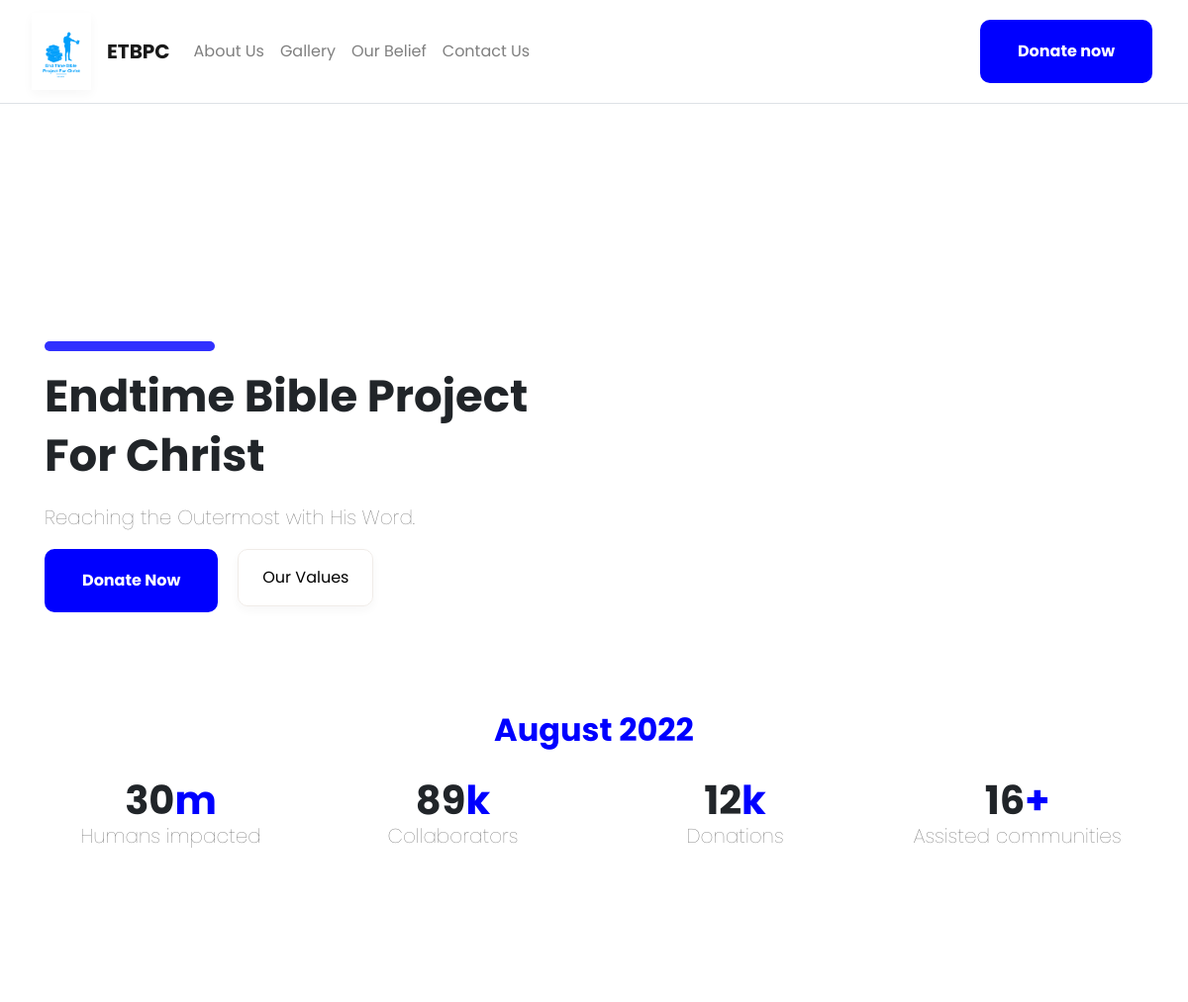
Before: / (upper part) with the older database file.
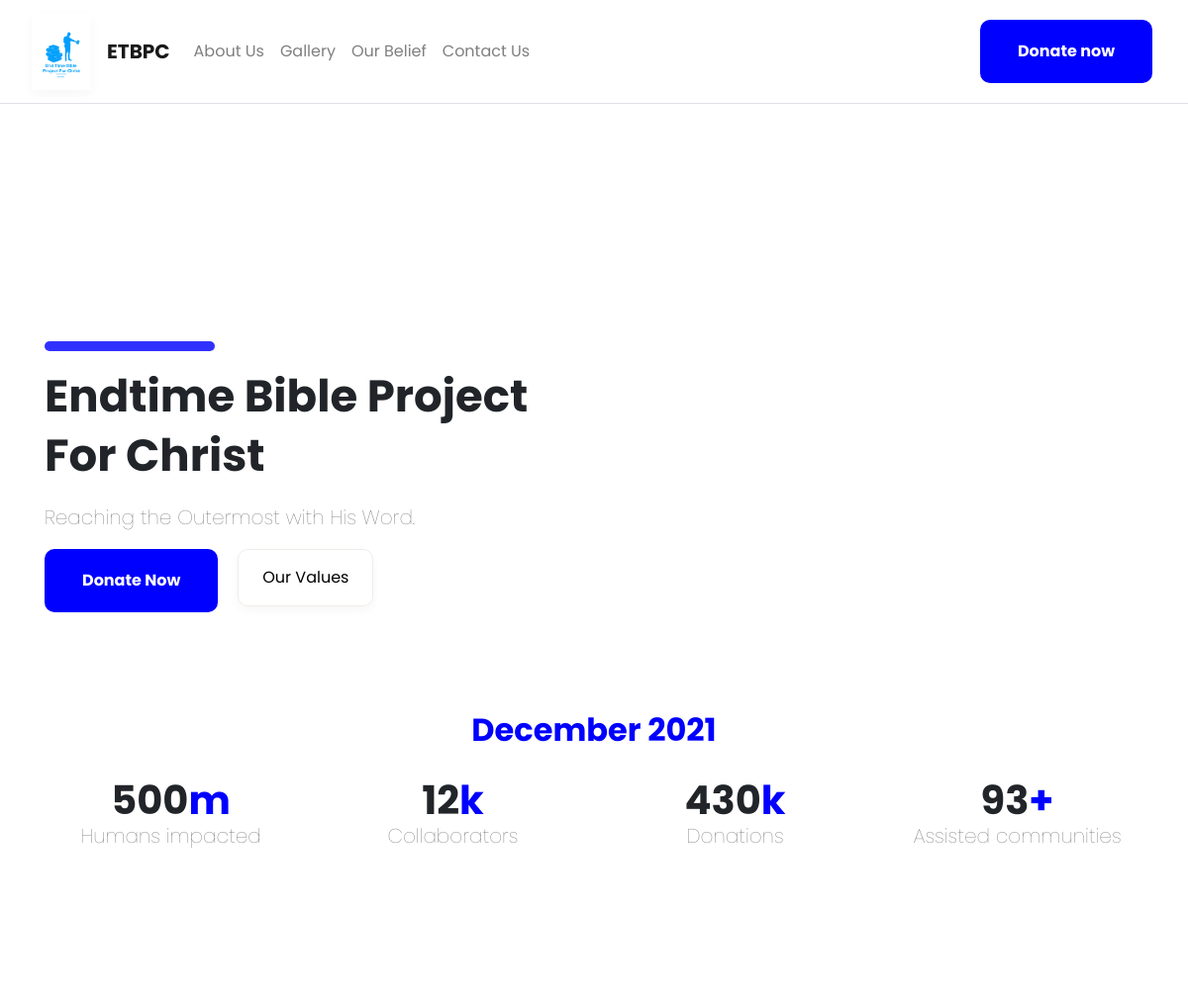
After: the same page with the newer database file.
### app.py (models this page shows)
class Update(db.Model):
    tablename = ['Update']
    id = db.Column(db.Integer, primary_key=True)
    field1 = db.Column(db.String)
    field2 = db.Column(db.String)
    field3 = db.Column(db.String)
    field4 = db.Column(db.String)
    date = db.Column(db.String)
    date_created = db.Column(db.DateTime, default=datetime.utcnow)
    def __repr__(self):
        return f"Scripture('{self.id}', '{self.date}')"

### app.py (the view)
@app.route('/',methods=['GET','POST'])
def home():
    scripture = Scripture.query.order_by(Scripture.id.desc()).first()
    update = Update.query.order_by(Update.id.desc()).first()
    print(scripture)
    print(update)
    return render_template('index.html', scripture=scripture, update=update)

### app.py (called while the page is built)
    def __repr__(self):
        return f"Scripture('{self.id}', '{self.title}')"

### templates/index.html (shortened to what this page needs)
    {% extends "layout.html" %}
    {% block body %}
    <section>
        <div class="container">
            <div class="row">
                <div class="col-md-6">
                    <hr class="header-line" >
                    <h3 data-aos="fade-in" data-aos-easing="ease-in" data-aos-duration="500" class="heading" style="font-family: 'Poppins', sans-serif;">Endtime Bible Project For Christ</h3>
                    <h6 data-aos="fade-in" data-aos-easing="ease-in" data-aos-duration="700" data-aos-delay="200" class="support-text">
                        Reaching the Outermost with His Word.
                    </h6>
                    <div class="buttonRow">
                        <a href="{{url_for("donate")}}">
                            <button data-aos="fade-up" data-aos-easing="ease-in" data-aos-duration="500" class="primaryButton">Donate Now</button>
                        </a>
                        <a href="{{url_for('statement')}}">
                            <button data-aos="fade-up" data-aos-easing="ease-in" data-aos-duration="500" data-aos-delay="50" class="secondaryButton">Our Values</button>
                        </a>
                    </div>
                </div>
                <div class="col-md-6">
                </div>
            </div>
        </div>
    </section>
    <section style="margin-top: 100px; padding-bottom: 100px;">
        <div class="container">
        <h2 class="small-heading" style="text-align: center; font-weight: bold; color: blue;">{{update.date}}</h2>
            <div class="row">
                <div class="col-md-3 dataCard" data-aos="fade-up" data-aos-easing="ease-in" data-aos-duration="500">
                    <h1 class="support-row-header">{{update.field1}}<span class="support-row-span">m</span></h1>
                    <h6 class="support">Humans impacted</h6>
                </div>
                <div class="col-md-3 dataCard" data-aos="fade-up" data-aos-easing="ease-in" data-aos-duration="500" data-aos-delay="100">
                    <h1 class="support-row-header">{{update.field2}}<span class="support-row-span">k</span></h1>
                    <h6 class="support">Collaborators</h6>
                </div>
                <div class="col-md-3 dataCard" data-aos="fade-up" data-aos-easing="ease-in" data-aos-duration="500" data-aos-delay="200">
                    <h1 class="support-row-header">{{update.field3}}<span class="support-row-span">k</span></h1>
                    <h6 class="support">Donations</h6>
                </div>
                <div class="col-md-3 dataCard" data-aos="fade-up" data-aos-easing="ease-in" data-aos-duration="500" data-aos-delay="300">
                    <h1 class="support-row-header">{{update.field4}}<span class="support-row-span">+</span></h1>
                    <h6 class="support">Assisted communities</h6>
                </div>
            </div>
        </div>
    </section>
{% endblock %}

### templates/layout.html (shortened to what this page needs)
<!doctype html>
<html lang="en">
  <head>
    <link rel="stylesheet" href="../static/css/style.css">
<link rel="stylesheet" href="https://unpkg.com/aos@next/dist/aos.css" />
    <link rel="stylesheet" href="https://maxcdn.bootstrapcdn.com/bootstrap/4.0.0/css/bootstrap.min.css">
  </head>
  <body class="body">
    <nav class="border-bottom navbar navbar-expand-lg navbar-light sticky-top navbar-fixed-top bg-white" >
        <a class="navbar-brand" href="{{ url_for('home') }}">
          <div style="display: flex; align-items: center;">
            <img src="../static/img/bluelogo.png" style="width: 5vw;" alt="">
            <h6 class="header" style="margin: 0; font-weight: bold; ">
              ETBPC</a>
      <div class="collapse navbar-collapse" id="navbarSupportedContent">
        <ul class="navbar-nav py-3 mr-auto">
          <li class="nav-item">
            <a class="nav-link" href="{{url_for("about")}}">About Us <span class="sr-only">(current)</span></a>
          </li>
          <li class="nav-item">
            <a class="nav-link" href="{{url_for("gallery")}}">Gallery <span class="sr-only">(current)</span></a>
        </li>
          <li class="nav-item">
            <a class="nav-link" href="{{url_for("statement")}}">Our Belief <span class="sr-only">(current)</span></a>
        </li>
        <li class="nav-item">
            <a class="nav-link" href="#contact">Contact Us <span class="sr-only">(current)</span></a>
        </li>
        </ul>
        <a href="{{url_for("donate")}}">
            <button class="primaryButton" type="submit">Donate now</button>
        </a>
      </div>
    </nav>
    {%block body %}
    {% endblock %}
  </body>
</html>

### static/css/style.css (style rules this page uses)
html { font-family: 'Poppins', sans-serif; scroll-behavior: smooth; }
h4,h6 { margin: 0; }
.body { font-family: 'Poppins', sans-serif; }
.primaryButton { background-color: blue; padding: 20px 38px; color: white; border: none; font-weight: bold; border-radius: 10px; margin-right: 20px; }
.secondaryButton { background-color: transparent; padding: 16px 24px; color: black; border: 1px solid #f0ece8; border-radius: 10px; box-shadow: 0 4px 10px 0 rgba(43, 43, 43, 0.04); }
img { box-shadow: 0 4px 10px 0 rgba(43, 43, 43, 0.04); }
.dataCard { text-align: center; margin: 20px auto; }
.heading { font-size: 45px; font-family: Georgia, 'Times New Roman', Times, serif; font-weight: bolder; line-height: 1.333em; }
.header-line { width: 30%; text-align: left; margin-top: 30vh; margin-left: 0; line-height: 1.583em; background-color: rgba(0, 0, 255, 0.559); border: 5px solid rgba(0, 0, 255, 0.559); border-radius: 20px; }
.support-text { font-family: 'Poppins', sans-serif; font-weight: lighter; font-size: 20px; margin: 20px auto; color: rgba(0, 0, 0, 0.614); }
section { margin-bottom: 30px; }
.buttonRow { display: flex; }
.support { font-family: 'Poppins', sans-serif; font-weight: lighter; font-size: 20px; color: rgba(0, 0, 0, 0.614); }
.support-row-span { color: blue; }
.support-row-header { font-family:'Poppins'; font-weight: bolder; margin-bottom: 0; }

Changed rows visible on the page:
no longer on this page (row unchanged): Update: date "August 2022", field1 "30", field2 "89", field3 "12", field4 "16"
added Update: date "December 2021", field1 "500", field2 "12", field3 "430", field4 "93"
